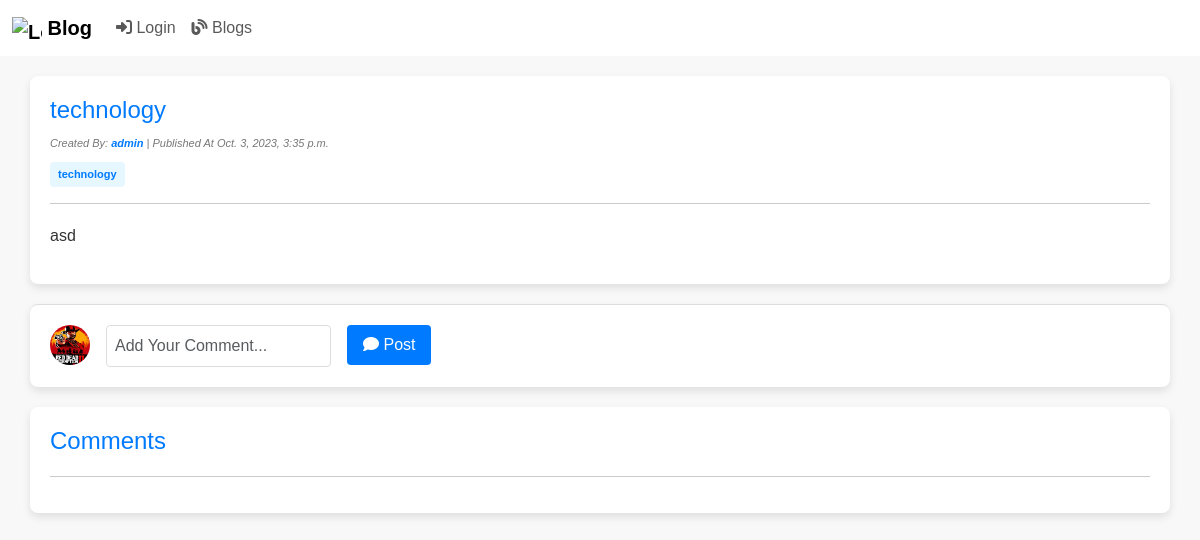
Page /blog/id/4/ on the earlier database version.
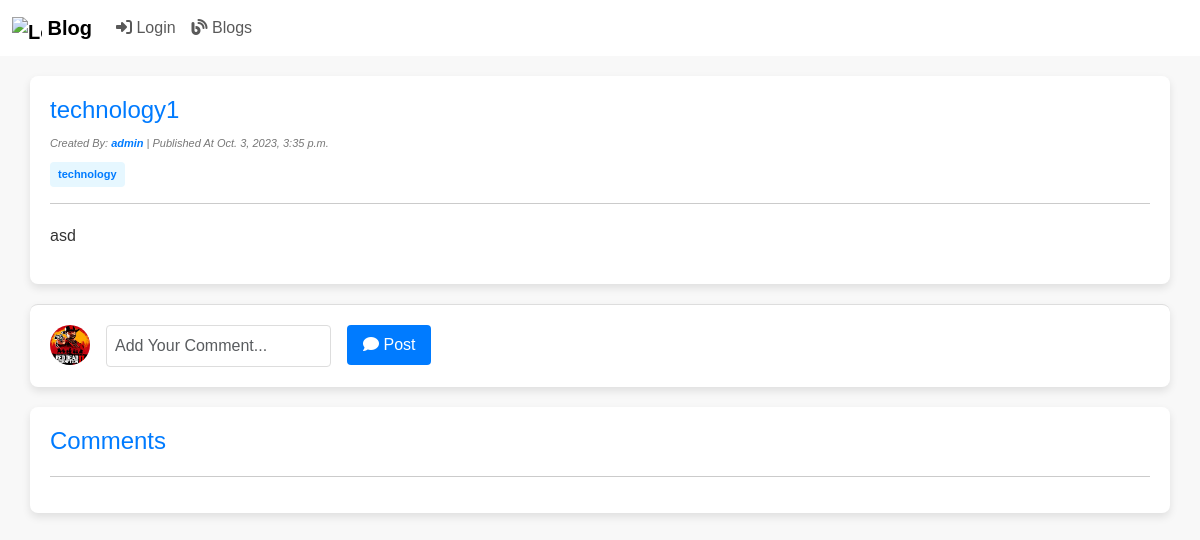
Same page on the later database version.
### myApp/models.py (models this page shows, shortened)
class Blog(models.Model):
  ID = models.BigAutoField(auto_created = True, primary_key=True, verbose_name="ID")
  title = models.CharField(max_length=200)
  content = models.TextField()
  author = models.ForeignKey(User, on_delete=models.CASCADE, blank=False)
  created_at = models.DateTimeField(auto_now_add=True, blank=True)
  updated_at = models.DateTimeField(auto_now=True)
  is_draft = models.BooleanField(default=True)
  publish_status = models.CharField(max_length=10, choices=[('draft', 'Draft'), ('published', 'Published')], default='draft')
  tags = models.ManyToManyField(Tag,related_name="tag_posts")
  categories = models.ManyToManyField(Category)
  company = models.ForeignKey(Company, on_delete=models.SET_NULL, blank=True, null=True)

### myApp/views.py (the view)
# urls.py: path("blog/id/<int:id>/", views.blogPage, name="blogPage"),
def blogPage(request, id):
    _blog = Blog.objects.get(ID=id)
    comments = Comment.objects.filter(blog=_blog).annotate(upVotes_count=Count('upVote'), downVotes_count=Count('upVote')).order_by("-upVotes_count","downVotes_count","-created_at")
    context = {"Blog": _blog , "Comments": comments}
    return render(request, "Blog/blogPage.html", context)

### myApp/templatetags/markdown_extras.py (called while the page is built)
@register.filter()
@stringfilter
def markdown(value):
    return md.markdown(value, extensions=['markdown.extensions.fenced_code'])

### myApp/templatetags/my_custom_tags.py (called while the page is built)
@register.filter(name='userProfID')
def userProfID(user):
    userProf = UserProfile.objects.get(user=user)
    return userProf.id

### myApp/templates/Blog/blogPage.html (shortened to what this page needs)
<!DOCTYPE html>
<html lang="en">
{% load static %} {% load crispy_forms_tags %}
{% load my_custom_tags %}
<head>
    <link href="{% static 'css/bootstrap.css' %}" rel="stylesheet">
    <link href="{% static 'css/home.css' %}" rel="stylesheet">
    <link rel="stylesheet" href="https://cdnjs.cloudflare.com/ajax/libs/font-awesome/6.1.0/css/all.min.css">
</head>
<body>
    {% load markdown_extras %}
    {% include "Blog/blogNavBar.html" %}
    <div class="container">
        <div class="header">
            <h1>{{ Blog.title }}</h1>
        </div>
        <div class="author-info">
            Created By:
            <a href="{% url "userProfile" userProfID=Blog.author|userProfID %}">{{ Blog.author.username }}</a>
            | Published At {{ Blog.created_at }}
        </div>
        <div class="tags">
            {% if Blog.tags.all %}
            {% for tag in Blog.tags.all %}
            <a href="{% url "tagposts" tag.pk %}" class="tag">{{ tag.tag_name }}</a>
            {% endfor %}
            {% endif %}
        </div>
        <hr>
        <div class="content">
            <p>{{ Blog.content | markdown | safe }}</p>
        </div>
    </div>
    <div class="container comment-section">
        <form class="comment-form" method="POST" action="{% url "addComment" blog_id=Blog.ID %}">
            <div class="row g-3">
                <div class="col-auto">
                    <img class="img-icon" src="{% static 'images/Red_Dead_Redemption_II.jpg' %}">
                </div>
                <div class="col-auto">
                    <input class="form-control" type="text" name="comment" placeholder="Add Your Comment...">
                </div>
                <div class="col-auto">
                    <button type="submit" class="btn btn-primary"><i class="fas fa-comment"></i> Post</button>
                </div>
            </div>
        </form>
    </div>
    <div class="container comment-container">
        <h1>Comments</h1>
        <hr>
    </div>
</body>
</html>

Differences in the rows shown:
changed Blog "asd": title "technology" → "technology1"
